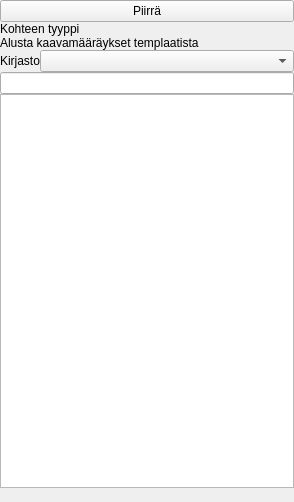
<?xml version="1.0" encoding="UTF-8"?>
<ui version="4.0">
 <class>FeatureTemplater</class>
 <widget class="QDockWidget" name="FeatureTemplater">
  <property name="geometry">
   <rect>
    <x>0</x>
    <y>0</y>
    <width>294</width>
    <height>502</height>
   </rect>
  </property>
  <property name="allowedAreas">
   <set>Qt::LeftDockWidgetArea|Qt::RightDockWidgetArea</set>
  </property>
  <property name="windowTitle">
   <string>Luo kaavakohde</string>
  </property>
  <widget class="QWidget" name="dockWidgetContents">
   <layout class="QVBoxLayout" name="verticalLayout">
    <property name="spacing">
     <number>0</number>
    </property>
    <property name="leftMargin">
     <number>0</number>
    </property>
    <property name="topMargin">
     <number>0</number>
    </property>
    <property name="rightMargin">
     <number>0</number>
    </property>
    <property name="bottomMargin">
     <number>0</number>
    </property>
    <item>
     <widget class="QPushButton" name="start_digitize_btn">
      <property name="text">
       <string>Piirrä</string>
      </property>
     </widget>
    </item>
    <item>
     <widget class="QLabel" name="label">
      <property name="text">
       <string>Kohteen tyyppi</string>
      </property>
     </widget>
    </item>
    <item>
     <widget class="QLabel" name="label_2">
      <property name="text">
       <string>Alusta kaavamääräykset templaatista</string>
      </property>
     </widget>
    </item>
    <item>
     <layout class="QHBoxLayout" name="horizontalLayout_2">
      <item>
       <widget class="QLabel" name="label_3">
        <property name="sizePolicy">
         <sizepolicy hsizetype="Maximum" vsizetype="Preferred">
          <horstretch>0</horstretch>
          <verstretch>0</verstretch>
         </sizepolicy>
        </property>
        <property name="text">
         <string>Kirjasto</string>
        </property>
       </widget>
      </item>
      <item>
       <widget class="QComboBox" name="library_selection"/>
      </item>
     </layout>
    </item>
    <item>
     <widget class="QgsFilterLineEdit" name="search_box"/>
    </item>
    <item>
     <widget class="QListWidget" name="template_list"/>
    </item>
    <item>
     <widget class="QLabel" name="txt_tip">
      <property name="text">
       <string/>
      </property>
     </widget>
    </item>
   </layout>
  </widget>
 </widget>
 <customwidgets>
  <customwidget>
   <class>QgsFilterLineEdit</class>
   <extends>QLineEdit</extends>
   <header>qgsfilterlineedit.h</header>
  </customwidget>
 </customwidgets>
 <resources/>
 <connections/>
</ui>
